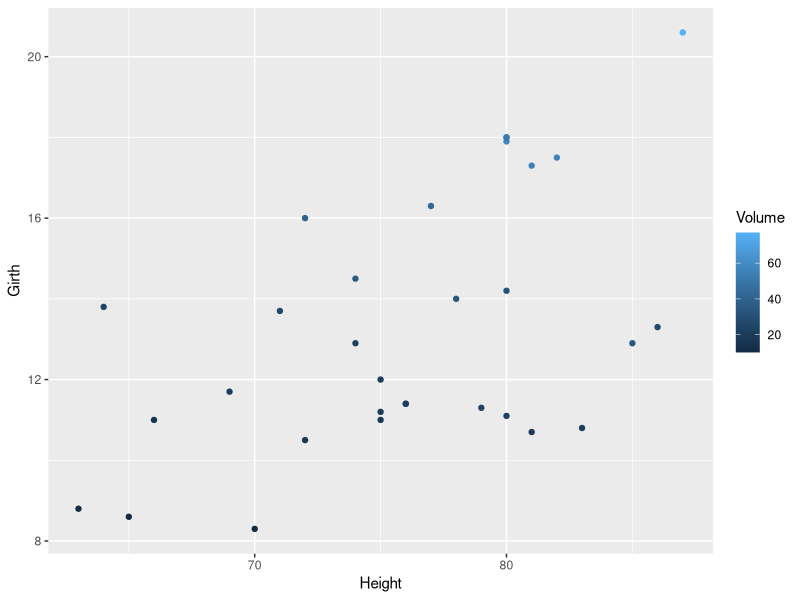
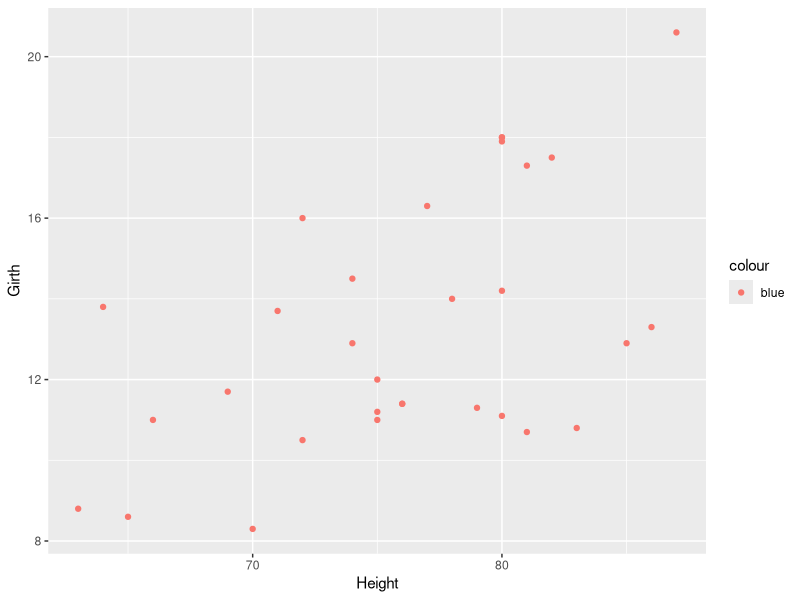
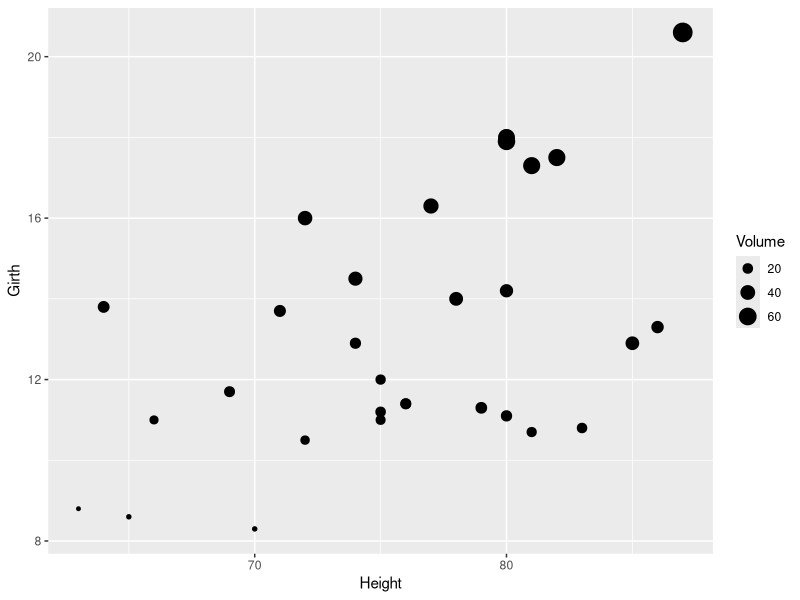
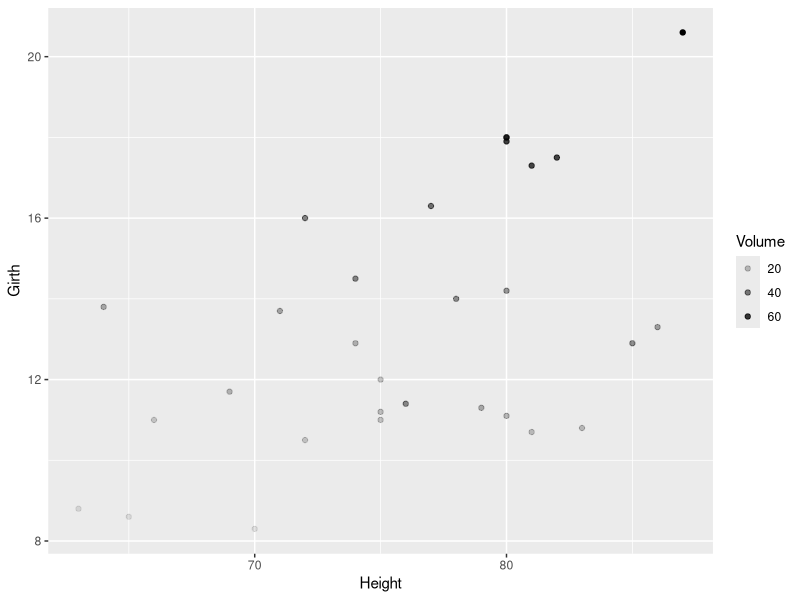
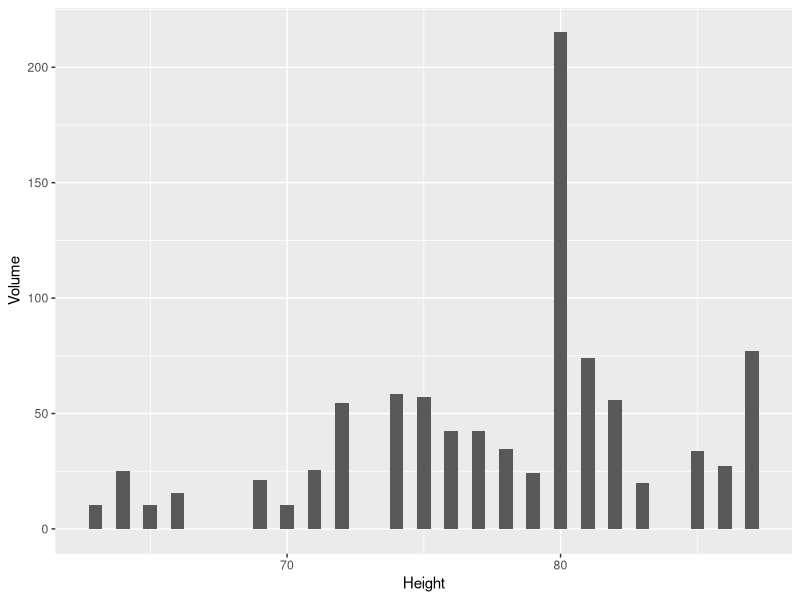
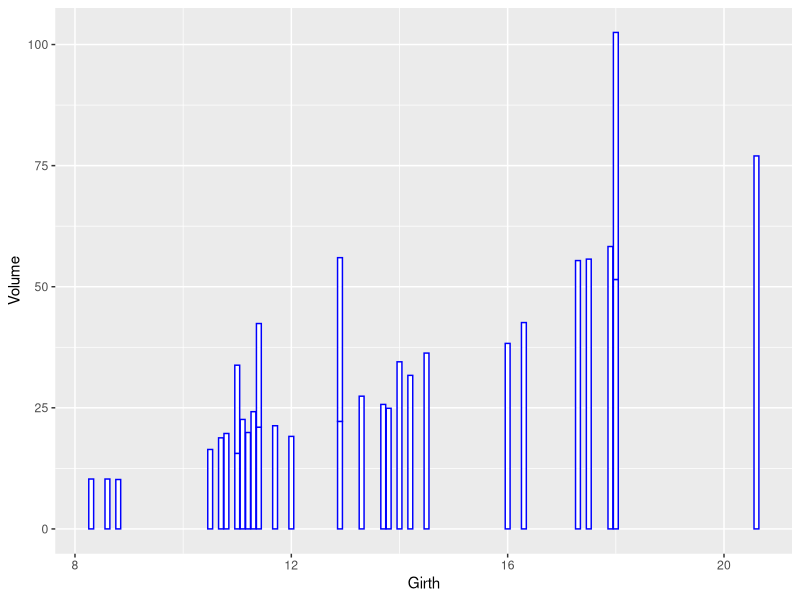
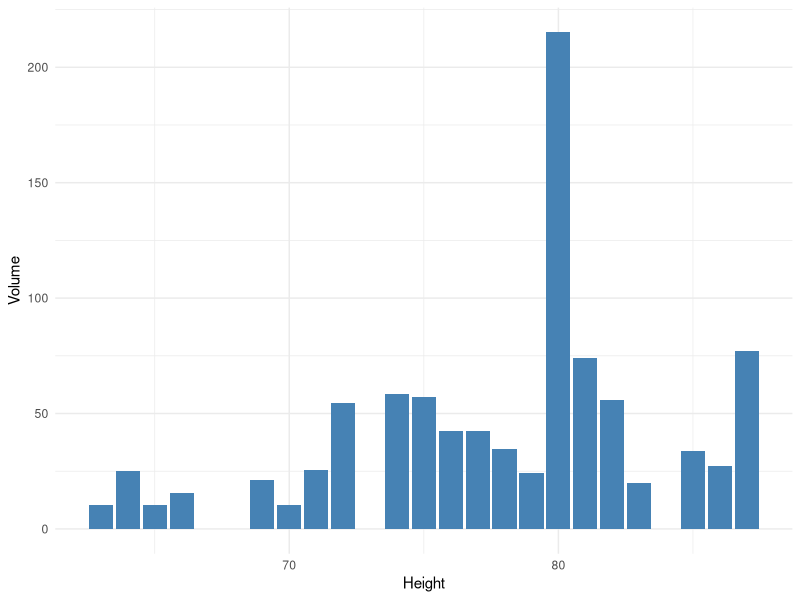

Generate these figures, in order, with R:
library(ggplot2)

data(trees)

trees

#adding colour to data points
ggplot(data = trees) + 
  geom_point(mapping = aes(x = Height, y = Girth, color = Volume))


ggplot(data = trees) + 
  geom_point(mapping = aes(x = Height, y = Girth, color = "blue"))
             
             
             #chaning size of data points
             ggplot(data = trees) + 
               geom_point(mapping = aes(x = Height, y = Girth, size = Volume))
             
             #aplha changes transparency of points
             ggplot(data = trees) + 
               geom_point(mapping = aes(x = Height, y = Girth, alpha = Volume))
             
             
             
             #bar chart
             ggplot(data=trees, aes(x=Height, y=Volume)) +
               geom_bar(stat="identity", width=0.5)
             
             # Change colors
             ggplot(data=trees, aes(x=Girth, y=Volume)) +
               geom_bar(stat="identity", color="blue", fill="white")
             
             # Minimal theme + blue fill color
             ggplot(data=trees, aes(x=Height, y=Volume)) +
               geom_bar(stat="identity", fill="steelblue")+
               theme_minimal()

             